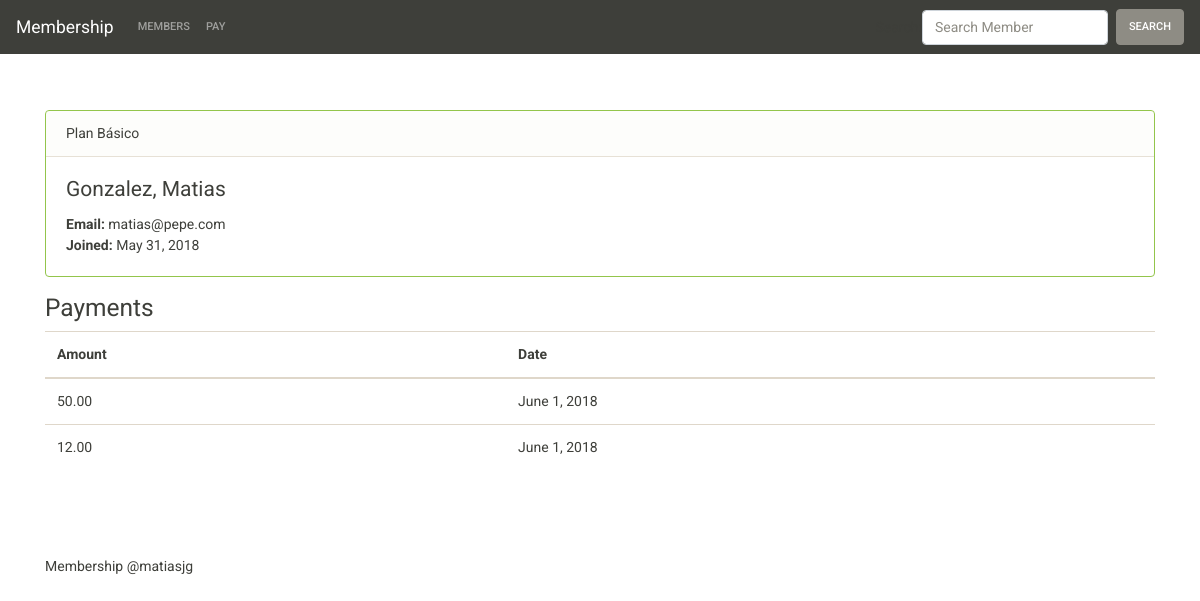
The app's page /web/members/1/ with its own data.
### core/models.py (models this page shows, shortened)
class Member(models.Model):
    first_name = models.CharField(max_length=200)
    last_name = models.CharField(max_length=200)
    email = models.CharField(max_length=200)
    joined_on = models.DateField(auto_now=True)
    plan = models.ForeignKey(Plan, models.SET_NULL, blank=True, null=True,)

class Plan(models.Model):
    name = models.CharField(max_length=200)
    fee = models.DecimalField(default=0, max_digits=5, decimal_places=2)

class Payment(models.Model):
    amount = models.DecimalField(default=0, max_digits=5, decimal_places=2)
    member = models.ForeignKey(Member, on_delete=models.CASCADE,)
    created_at = models.DateField(auto_now=True)

### web/views.py (the view)
# urls.py: path('members/<int:pk>/', views.DetailView.as_view(), name='member'),
class DetailView(generic.DetailView):
    model = Member
    template_name = 'member.html'

### web/forms.py
class SearchForm(forms.Form):
    search = forms.CharField(max_length=200)
    search.widget.attrs.update({'class': 'form-control mr-sm-2', 'placeholder': 'Search Member'})

### web/context_processors.py (called while the page is built)
def search_form(request):
    return {'search_form' : SearchForm()}

### web/templates/member.html
{% extends 'layout.html' %}
{% block content %}
    <div class="row">
        <div class="col-lg-12">
            <div class="card border-success mb-3">
              <div class="card-header">{{ member.plan.name }}</div>
              <div class="card-body">
                <h4 class="card-title">{{ member.last_name }}, {{ member.first_name }}</h4>
                <p class="card-text">
                    <strong>Email:</strong> {{ member.email }} <br />
                    <strong>Joined:</strong> {{ member.joined_on }}
                </p>
              </div>
            </div>
        </div>
    </div>
    <div class="row">
        <div class="col-lg-12">
            <h3>Payments</h3>
            {% if member.payment_set.all %}
                <table class="table table-hover">
                  <thead>
                    <tr>
                      <th scope="col">Amount</th>
                      <th scope="col">Date</th>
                    </tr>
                  </thead>
                  <tbody>
                    {% for payment in member.payment_set.all %}
                    <tr>
                      <td>{{ payment.amount }}</td>
                      <td>{{ payment.created_at }}</td>
                    </tr>
                    {% endfor %}
                  </tbody>
                </table>
            {% else %}
                <div class="alert alert-dismissible alert-warning">
                   Payments not found.
                </div>
            {% endif %}
        </div>
    </div>
{% endblock %}

### web/templates/layout.html (shortened to what this page needs)
{% load staticfiles %}
<!doctype html>
<html lang="en">
  <head>
    <link rel="stylesheet" href="{% static 'css/bootstrap.min.css' %}">
    <link rel="stylesheet" href="{% static 'css/custom.css' %}">
  </head>
  <body>
    <nav class="navbar navbar-expand-lg navbar-dark bg-primary">
      <a class="navbar-brand" href="{% url 'web:index' %}">Membership</a>
      <div class="collapse navbar-collapse" id="navbarColor01">
        <ul class="navbar-nav mr-auto">
          <li class="nav-item">
            <a class="nav-link" href="{% url 'web:members' %}">Members</a>
          </li>
          <li class="nav-item">
            <a class="nav-link" href="{% url 'web:pay' %}">Pay</a>
          </li>
        </ul>
        <form action="{% url 'web:members' %}" class="form-inline my-2 my-lg-0">
            {{ search_form }}
            <button class="btn btn-secondary my-2 my-sm-0" type="submit">Search</button>
        </form>
      </div>
    </nav>
    <div class="container">
        <div class="bs-docs-section">
        {% block content %}
        {% endblock %}
        </div>
        <footer id="footer">
            <div class="row">
                <div class="col-lg-12">
                    <p>Membership @matiasjg</p>
                </div>
            </div>
        </footer>
    </div>
  </body>
</html>

### web/static/css/custom.css (style rules this page uses)
.bs-docs-section { margin-top:4em }
#footer { margin:5em 0 }
#footer p { clear:left;margin-bottom:0 }

### records on screen
Member: plan.name "Plan Básico", last_name "Gonzalez", first_name "Matias", email "matias@pepe.com", joined_on "May 31, 2018"
Payment: amount "50.00", created_at "June 1, 2018"
Payment: amount "12.00", created_at "June 1, 2018"
